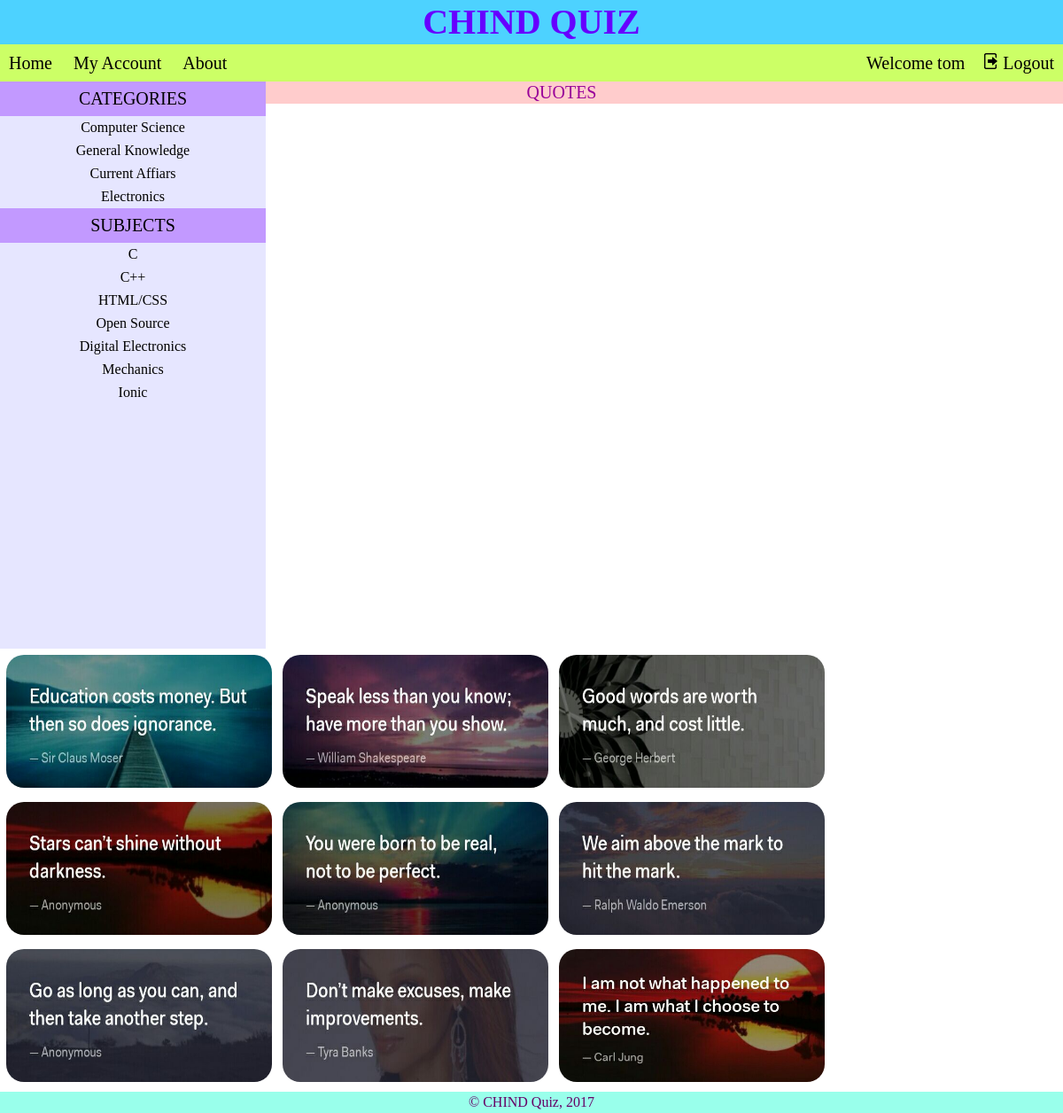
Screenshot of /home.php (signed in) with the database file from the repository.
### tables this page shows
CREATE TABLE `category` (
  `id` int(11) NOT NULL,
  `name` varchar(30) NOT NULL
);

CREATE TABLE `subject` (
  `id` int(11) NOT NULL,
  `name` varchar(30) NOT NULL
);

### home.php (the view, shortened to what this page needs)
<?php
	require_once('includes/database.php');
?>
<!DOCTYPE html>
<html>
<head>
	<link rel="stylesheet" href="style/style.css">
</head>
<body>
	<header>
		CHIND QUIZ
	</header>
	<div id="menu">
		<ul>
			<a href="home.php"><li>Home</li></a>
			<a href="profile.php"><li>My Account</li></a>
			<a href="about.php"><li>About</li></a>
			<a href="includes/logout.php"><li class="right"><img src="images/logout.png" alt="logout">&nbsp;Logout</li></a>
			<li class="right user">Welcome <?php echo $_SESSION['uname']; ?></li>
		</ul>
	</div>
	<div class="nav">
		<div class="title">CATEGORIES</div>
			<ul>
					<?php
						$sql_cat = "SELECT * FROM category";
						$run_cat = mysqli_query($con, $sql_cat);
						while($row = mysqli_fetch_array($run_cat)) {
								$name = $row['name'];
								echo "<a href='includes/quiz.php?cat=$name'><li>$name</li></a>";
						}
					?>
			</ul>
		<div class="title">SUBJECTS</div>
			<ul>
				<?php
					$sql_sub = "SELECT name FROM subject";
					$run_sub = mysqli_query($con, $sql_sub);
					while($row = mysqli_fetch_array($run_sub)) {
						echo "<li>".$row['name']."</li>";
					}
				?>
			</ul>
	</div>
	<section id="home_img">
		<div id="lgsg">QUOTES</div>
		<table>
			<tr>
				<td><img src="images/1.jpg"></td>
				<td><img src="images/2.jpg"></td>
				<td><img src="images/3.jpg"></td>
			</tr>
			<tr>
				<td><img src="images/4.jpg"></td>
				<td><img src="images/5.jpg"></td>
				<td><img src="images/6.jpg"></td>
			</tr>
			<tr>
				<td><img src="images/7.jpg"></td>
				<td><img src="images/8.jpg"></td>
				<td><img src="images/9.jpg"></td>
			</tr>
		</table>
	</section>
	<footer>&copy; CHIND Quiz, 2017</footer>
</body>
</html>

### style/style.css (style rules this page uses)
body { margin: 0; padding: 0; }
header { color: #6600ff; background-color: #4dd2ff; text-align: center; font-size:40px; line-height: 50px; height: 50px; font-weight: bolder; }
#lgsg { width: 100%; height: 25px; text-align: center; font-size: 20px; line-height: 25px; color: #990099; background-color: #ffcccc; }
table { border: 0; }
table tr td { padding: 5px; }
#menu { height: 42px; width: 100%; background-color: #ccff66; position: relative; }
#menu ul, .nav ul { margin: 0; padding: 0; }
#menu ul li { list-style: none; display: inline-block; font-size: 20px; padding: 10px; }
#menu img { height: 18px; width: 18px; }
a { text-decoration: none; color: black; }
.right { float: right; }
.nav { width: 25%; background-color: #e6e6ff; float: left; height: 80vh; }
.nav .title { width: 100%; background-color: #c299ff; text-align: center; font-size: 20px; padding: 8px 0px 8px 0px; }
.nav ul li { list-style: none; padding: 4px 0px; text-align: center; }
#home_img table tr td img { height: 150px; width: 300px; border-radius: 20px; }
footer { color: #660066; background-color: #99ffeb; height: 24px; text-align: center; line-height: 24px; clear: both; }

### rows the page displays
category: name "Computer Science"
category: name "General Knowledge"
category: name "Current Affiars"
category: name "Electronics"
subject: name "C"
subject: name "C++"
subject: name "HTML/CSS"
subject: name "Open Source"
subject: name "Digital Electronics"
subject: name "Mechanics"
subject: name "Ionic"

### other values shown
$_SESSION['uname'] "tom"
